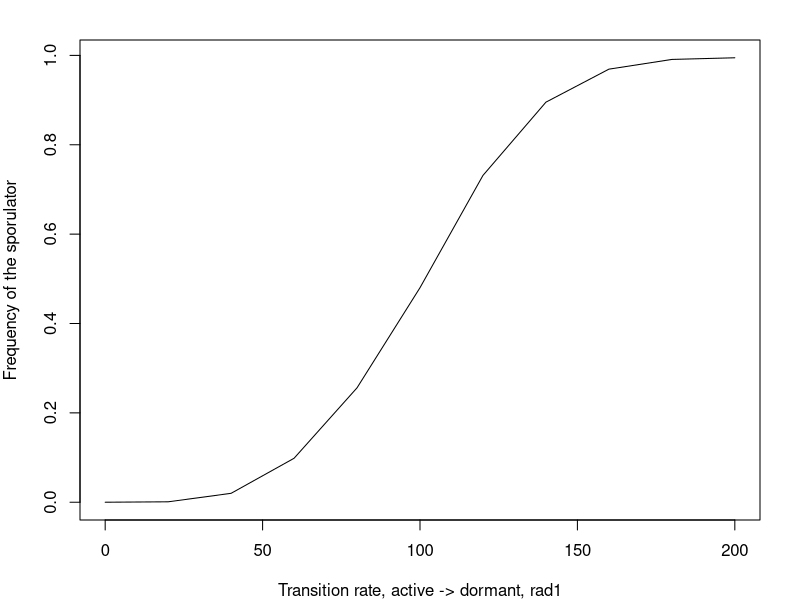

Source code (R):
#Section 1: Basic pre-requisites, description of parameters, and parameter values ####

#Clear environment
rm(list=ls())
#Necessary libraries
library(deSolve)

#Explanation of parameters and values used

#Efficiency of converting resources to bacteria
e_default = 1

#Maximum consumption rate of resources by bacteria
cmax_default = 1

#Half-saturation constant of resource uptake by bacteria
h_default = 5

#Maximum rate at which active bacteria of strain i transition to dormancy.
#Strain w does not exhibit dormancy under these parameters.
rad1_default = 0.5
rad2_default = 0

#Maximum rate at which dormant bacteria of strain i resuscitate
rda1_default = 0.1
rda2_default = 0

#Steepness of transition rate's dependence on resources
w_default = 5

#Half-saturation constant for transition from active to dormant 
#or vice versa for genotype i
K1_default = 5
K2_default = 5 

#Example plot showing the effect of this m parameter
#Example vector of resources
R1 = seq(from=0,to=10,by=0.1)

#plot(R1,1-rad1_default*R1^2/(R1^2+K1_default^2),type="l",ylim=c(.5,1),xlab="Resources",ylab="Rate of Transition from Active to Dormant")
#points(R1,1-rad1_default*R1^4/(R1^4+K1_default^4),type="l",col="blue")
#points(R1,1-rad1_default*R1^8/(R1^8+K1_default^8),type="l",col="red")
#points(R1,1-rad1_default*R1^16/(R1^16+K1_default^16),type="l",col="green")
#legend(7,.9,lty=1,col=c("black","blue","red","green"),legend=c("w=2","w=4","w=6","w=8","w=16"))

#plot(R1,rad1_default*R1^2/(R1^2+K1_default^2),type="l",ylim=c(0,.5),xlab="Resources",ylab="Rate of Transition from Dormant to Active")
#points(R1,rad1_default*R1^4/(R1^4+K1_default^4),type="l",col="blue")
#points(R1,rad1_default*R1^8/(R1^8+K1_default^8),type="l",col="red")
#points(R1,rad1_default*R1^16/(R1^16+K1_default^16),type="l",col="green")
#legend(7,.25,lty=1,col=c("black","blue","red","green"),legend=c("w=2","w=4","w=6","w=8","w=16"))

#Background mortality rate of active bacteria or dormant bacteria
mA_default = 0.05
mD_default = 5.1565e-4

#Maximum rate of inflow of resources
Rmax_default = 60


#This parameter determines the sharpness of resources influx peaks. This parameter
#should be even so that sin(t/200)^n is always non-negative and thus resource influx
#is never negative.
n_default = 100

#Plot to show the effect of the parameter n
#Example time series
times_ex = seq(from=0,to=10,by=.001)

par(mfrow=c(1,1))
#plot(times_ex,Rmax_default*sin(times_ex)^2,type="l",col="green")
#points(times_ex,Rmax_default*sin(times_ex)^8,type="l",col="red")
#points(times_ex,Rmax_default*sin(times_ex)^32,type="l",col="blue")

#Define a vector of time values over which to simulate
times=seq(from=0,to=60000,by=10)

#Section 2: System of differential equations ####

#Define dormancy and competition model. The differential equation is a function
#of time, a vector of state variables (y), and parameters
Dorm = function(t,y,params){
  #Tell R what the 5 state variables are.
  A1 = y[1]; D1 = y[2]; A2 = y[3]; D2 = y[4]; R = y[5]
  with(
    as.list(params),
    {
      #Define the equation governing the rate of change of each state variable
      dA1 = e*cmax*A1*R/(R+h)-rad1*(1-R^w/(R^w+K1^w))*A1+rda1*R^w/(R^w+K1^w)*D1-mA*A1
      dD1 = rad1*(1-R^w/(R^w+K1^w))*A1-rda1*R^w/(R^w+K1^w)*D1-mD*D1
      dA2 = e*cmax*A2*R/(R+h)-rad2*(1-R^w/(R^w+K2^w))*A2+rda2*R^w/(R^w+K2^w)*D2-mA*A2
      dD2 = rad2*(1-R^w/(R^w+K2^w))*A2-rda2*R^w/(R^w+K2^w)*D2-mD*D2

      #Resource influx oscillates through time. A peak in resource influx occurs 
      #every few hundred time units
      dR = Rmax*sin(t/200)^n-cmax*A1*R/(R+h)-cmax*A2*R/(R+h)
      res = c(dA1,dD1,dA2,dD2,dR)
      list(res)
    }
  )
}


#Section 3: Calculation of parameter effect ####
#Vector of parameter values
parameter_values<-c(e_default,cmax_default,h_default,rad1_default,rad2_default,rda1_default,rda2_default,w_default,K1_default,K2_default,mA_default,mD_default,Rmax_default,n_default)

#The only input, N, is the number of which parameter you want to explore. The indexes (NOT PARAMETER VALUES) correspond to each parameter are below.
#Indexes: e = 1, cmax = 2, h = 3, rad1 = 4, rad2 = 5, rda1 = 6, rda2 = 7, w = 8, K1 = 9, K2 = 10, mA = 11, mD = 12, Rmax = 13, n = 14

parameter_exploration<-function(N){
#Generate the range of parameter values used
parameter_range<-seq(0,parameter_values[N]*2,parameter_values[N]/5)
frequency_output<-array(NA,dim=length(parameter_range))
for(i in 1:length(parameter_range)){
  print(paste("Run",i,"of",length(parameter_range)))
Dorm_output1=lsoda(c(A1=1,D1=0,A2=1,D2=0,R=1),times,Dorm,
                c(e=ifelse(N==1,parameter_range[i],e_default),cmax=ifelse(N==2,parameter_range[i],cmax_default),h=ifelse(N==3,parameter_range[i],h_default),rad1=ifelse(N==4,parameter_range[i],rad1_default),rad2=ifelse(N==5,parameter_range[i],rad2_default),rda1=ifelse(N==6,parameter_range[i],rda1_default),rda2=ifelse(N==7,parameter_range[i],rda2_default),w=ifelse(N==8,parameter_range[i],w_default),K1=ifelse(N==9,parameter_range[i],K1_default),K2=ifelse(N==10,parameter_range[i],K2_default),mA=ifelse(N==11,parameter_range[i],mA_default),mD=ifelse(N==12,parameter_range[i],mD_default),Rmax=ifelse(N==13,parameter_range[i],Rmax_default),n=ifelse(N==14,parameter_range[i],n_default)))
frequency_output[i]=mean(Dorm_output1[round(.7*length(times),digits=0):length(times),2])/(mean(Dorm_output1[round(.7*length(times),digits=0):length(times),2])+mean(Dorm_output1[round(.7*length(times),digits=0):length(times),4]))
}
return(cbind(parameter_range,frequency_output))
}

#Section 4: Input required for final output ####

#The only input, N, is the number of which parameter you want to explore. The indexes (NOT PARAMETER VALUES) correspond to each parameter are below.
#Indexes: e = 1, cmax = 2, h = 3, rad1 = 4, 
#         rad2 = 5, rda1 = 6, rda2 = 7, w = 8, 
#         K1 = 9, K2 = 10, mA = 11, mD = 12, Rmax = 13, n = 14

#This input is passed to the parameter_exploration function which returns a table with two columns.
#The first column is the range of parameter values used. The second column holds the corresponding
#frequency of the sporulator clone in the active population that results from those parameter values.

#Example of exploring the effect of mD, which is parameter 12.
mD_output<-parameter_exploration(14)
par(mfrow=c(1,1),mar=c(4,4,2,2))
plot(mD_output[,1],mD_output[,2],xlab="Transition rate, active -> dormant, rad1",ylab="Frequency of the sporulator",type='l')
